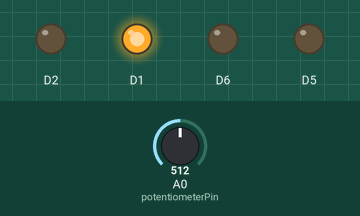
This sketch was run on a simulated ESP8266 (NodeMCU). On the bench: output pins drawn as LEDs (lit = HIGH). Inputs (shaded band) come from the test bench; at power-on: A0 (potentiometerPin) = 512. WiFi joins after 1.5 s; servers stay silent unless stated; web services answer with replies made up by the test bench; what the sketch prints to the serial monitor is not drawn.

Above: at 1.65 s.
At 1.75 s:
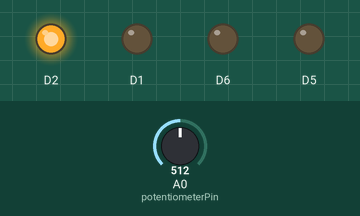
At 1.85 s:
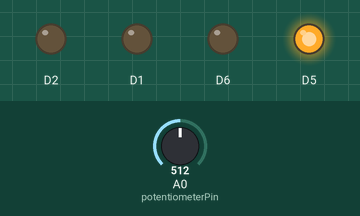
At 4.6 s:
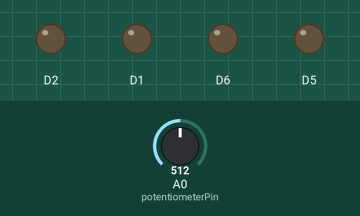
At 7.62 s:
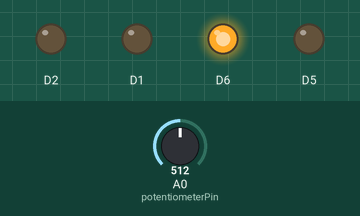
Timing chart, 0 to 9.0 s (numbered marks = the images above):
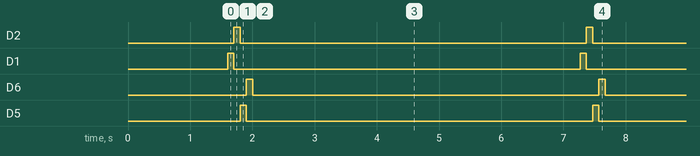

The sketch:

sketch_aug01a.ino
```cpp
/*
 * A Program to demonstrate data logging
 * using the ESP8266 and ThingSpeak.
 */

// The ESP8266 WiFi Library.
#include <ESP8266WiFi.h>

// Local Network Settings.
char ssid[] = "m";  // your network SSID (name)
char pass[] = "mm......"; // your network password

//Set the pin numbers.
const byte potentiometerPin = A0;

int sensor1;
int sensor2;
int sensor3;
int sensor4;
int  pot1value;
int pot2value;
int  pot3value;
int  pot4value;

// ThingSpeak Settings.
char thingSpeakAddress[] = "api.thingspeak.com";//The URL for the ThingSpeak API
String APIKey = "DUMKL7AOUZVP6TNW";             // enter your channel's Write API Key


// Initialize Wifi Client.
WiFiClient client;

void setup() {
  pinMode(D5,OUTPUT);
  pinMode(D6,OUTPUT);
  pinMode(D1,OUTPUT);
  pinMode(D2,OUTPUT);
  pinMode(A0,INPUT);
  //Start Serial for debugging on the Serial Monitor
  Serial.begin(115200);
  delay(100);

  //Display what SSID you are connecting to.
  Serial.println();
  Serial.print("Connecting to ");
  Serial.println(ssid);


  //Connect to an Access Point.
  WiFi.begin(ssid, pass);

  //Now we wait for the connetion to be established.
  while (WiFi.status() != WL_CONNECTED)
  {
    delay(500);
    Serial.print(".");
  }

  // Print the SSID that you are connected with.
  Serial.println();
  Serial.print("You are now connected to SSID: ");
  Serial.println(WiFi.SSID());

}//close setup

void loop() {
   digitalWrite(D1,HIGH);
   delay(100);
   pot1value =analogRead(potentiometerPin);
    digitalWrite(D1,LOW);

  digitalWrite(D2,HIGH);
  delay(100);
   pot2value =analogRead(potentiometerPin);
  digitalWrite(D2,LOW);

  digitalWrite(D5,HIGH);
  delay(100);
   pot3value =analogRead(potentiometerPin);
  digitalWrite(D5,LOW);

  digitalWrite(D6,HIGH);
  delay(100);
   pot4value =analogRead(potentiometerPin);
  digitalWrite(D6,LOW);

if (pot1value>100)
{  sensor1= 0; }
else { sensor1 =1; }


if (pot2value>100)
{  sensor2= 0;}
else  {sensor2 =1;}


if (pot3value>100)
{  sensor3= 0;}
else { sensor3 =1; }


if (pot4value>100)
{  sensor4= 0; }
else  {sensor4 =1;}


  //Convert the sensor data into String Obects.
  String Sensor1 = String(sensor1);
  String Sensor2 = String(sensor2);
  String Sensor3 = String(sensor3);
  String Sensor4 = String(sensor4);

  /*Concatenate the fields into a String Object
     which we can send as the message body.
  */
  String thingSpeakData = "field1=" +Sensor1 +"&field2=" + Sensor2 +"&field3=" + Sensor3+"&field4=" + Sensor1;


  /*** Update ThingSpeak ***/

  //Establish A connection with ThingSpeak.
  if (client.connect(thingSpeakAddress, 80)) {

    //The Message Start-Line (Method URI protocolVersion).
    client.println("POST /update HTTP/1.1");

    //Send the HTTP Header Fields.
    client.println("Host: api.thingspeak.com");
    client.println("Connection: close");
    client.println("X-THINGSPEAKAPIKEY: " + APIKey);
    client.println("Content-Type: application/x-www-form-urlencoded");
    client.print("Content-Length: ");
    client.println(thingSpeakData.length());
    client.println(); //This empty line says "Header Fields are complete!"

    //Send the Message Body.
    client.print(thingSpeakData);

    //Let us know if the connection to ThingSpeak was established.
    if (client.connected()) {
      Serial.println("Connecting to ThingSpeak...");
      Serial.println();
    }
  }

  //Display info to the Serial Monitor for troubleshooting.
  Serial.print("Pot1value ");
  Serial.println(pot1value);
   Serial.print("Pot2value ");
  Serial.println(pot2value);
   Serial.print("Pot3value ");
  Serial.println(pot3value);
   Serial.print("Pot4value ");
  Serial.println(pot4value);
  Serial.print("sensor1= ");
  Serial.println(sensor1);
   Serial.print("sensor2= ");
  Serial.println(sensor2);
   Serial.print("sensor3= ");
  Serial.println(sensor3);
   Serial.print("sensor4= ");
  Serial.println(sensor4);
   Serial.println();
    Serial.println();

  //Wait between readings.
  delay(5000);

}//Close Loop
```

Measured:
- by itself, D2, D1, D6, D5: alternates HIGH for 0.10 s and LOW for 5.6 s
- by itself, everything shown: repeats every 5.7 s, in 5 steps
